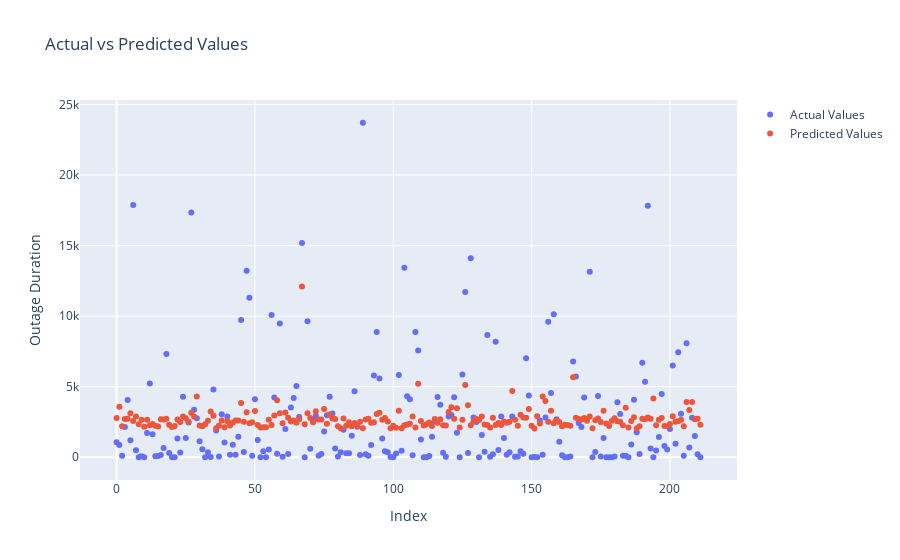

Notebook source saved alongside this figure:
### Code cell
trace0 = go.Scatter(
    x=np.arange(len(y_test)),
    y=y_test,
    mode='markers',
    name='Actual Values'
)
trace1 = go.Scatter(
    x=np.arange(len(y_pred)),
    y=y_pred,
    mode='markers',
    name='Predicted Values'
)

# Create layout
layout = go.Layout(
    title='Actual vs Predicted Values',
    xaxis=dict(title='Index'),
    yaxis=dict(title='Outage Duration')
)

# Create figure and add traces
fig = go.Figure(data=[trace0, trace1], layout=layout)

# Show plot
fig.show()

### Figure 1 — Plotly figure (JSON) as saved in the notebook; plotly's stock layout.template omitted (floating-point values rounded to 4 significant figures; data arrays with more than 128 entries replaced by an {"elided": "..."} marker saying what was removed)
{"data": [{"mode": "markers", "name": "Actual Values", "type": "scatter", "x": {"elided": "212 int values"}, "y": {"elided": "212 int values"}}, {"mode": "markers", "name": "Predicted Values", "type": "scatter", "x": {"elided": "212 int values"}, "y": {"elided": "212 float values"}}], "layout": {"title": {"text": "Actual vs Predicted Values"}, "xaxis": {"title": {"text": "Index"}}, "yaxis": {"title": {"text": "Outage Duration"}}}}
